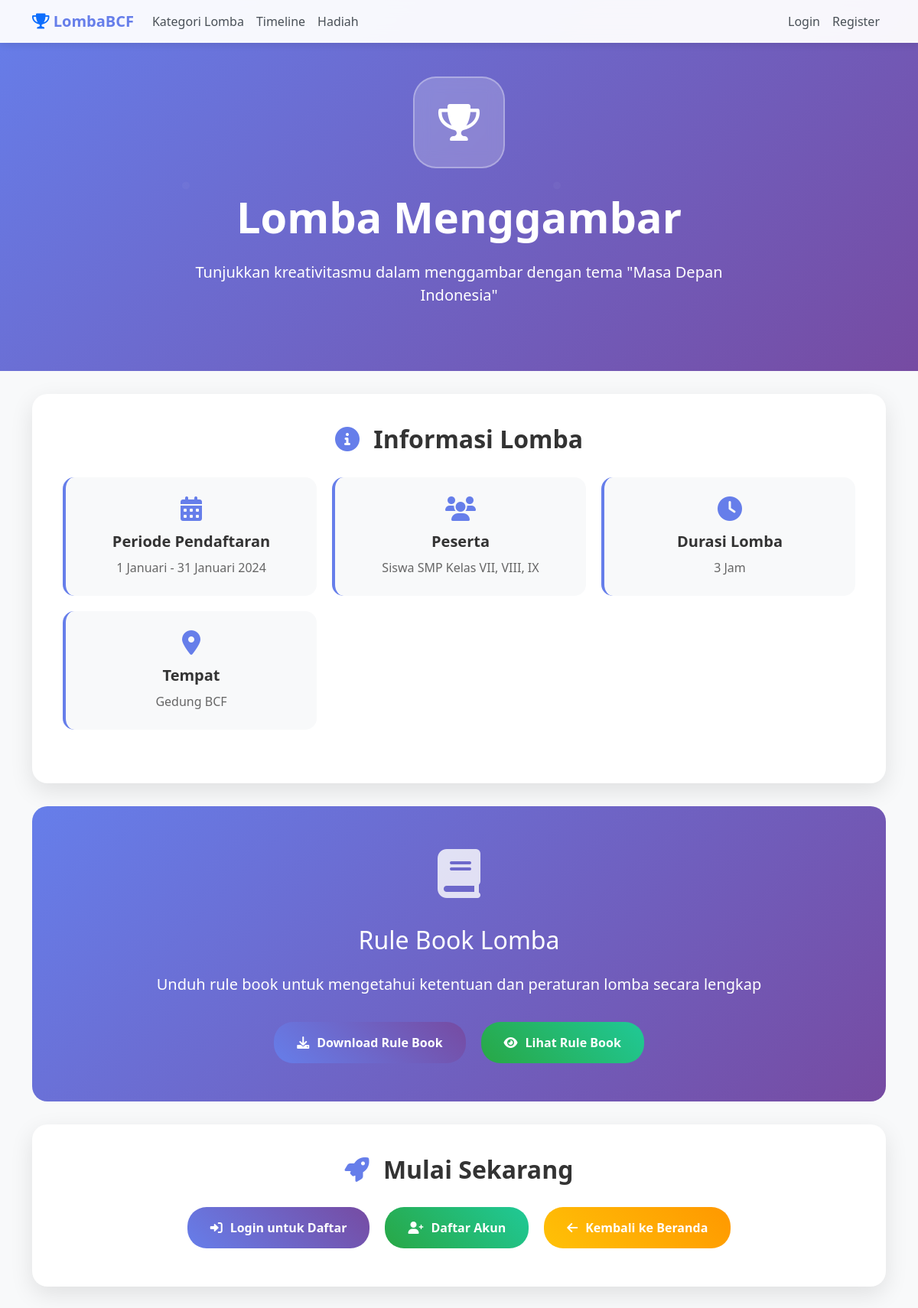
/detail_lomba.php?id=1, run on the app's committed database.
### tables this page shows
CREATE TABLE `kategori_lomba` (
  `id` int NOT NULL,
  `nama` varchar(100) NOT NULL,
  `deskripsi` text,
  `biaya` decimal(10,2) NOT NULL,
  `icon` varchar(50) DEFAULT NULL,
  `jenis_lomba` enum('individu','kelompok') DEFAULT 'individu',
  `max_peserta` int DEFAULT '1',
  `status` enum('aktif','nonaktif') DEFAULT 'aktif',
  `created_at` timestamp NULL DEFAULT CURRENT_TIMESTAMP
);

### config/database.php (called while the page is built, shortened)
<?php
class Database {
    private $host = 'localhost';
    private $username = 'root';
    private $password = '';
    private $database = 'lombabcf';
    private $connection;
    public function __construct() {
        try {
            $this->connection = new PDO(
                "mysql:host={$this->host};dbname={$this->database};charset=utf8",
                $this->username,
                $this->password,
                [
                    PDO::ATTR_ERRMODE => PDO::ERRMODE_EXCEPTION,
                    PDO::ATTR_DEFAULT_FETCH_MODE => PDO::FETCH_ASSOC,
                    PDO::ATTR_EMULATE_PREPARES => false
                ]
            );
        } catch (PDOException $e) {
            die("Koneksi database gagal: " . $e->getMessage());
        }
    }
    public function query($sql, $params = []) {
        try {
            $stmt = $this->connection->prepare($sql);
            $stmt->execute($params);
            return $stmt;
        } catch (PDOException $e) {
            die("Query error: " . $e->getMessage());
        }
    }
    public function fetch($sql, $params = []) {
        return $this->query($sql, $params)->fetch();
    }
}
function getDB() {
    static $db = null;
    if ($db === null) {
        $db = new Database();
    }
    return $db;
}
?>

### auth.php (called while the page is built, shortened)
<?php
require_once 'config/database.php';
class Auth {
    public function isLoggedIn() {
        return isset($_SESSION['is_logged_in']) && $_SESSION['is_logged_in'] === true;
    }
}
?>

### detail_lomba.php (the view, shortened to what this page needs)
<?php
require_once 'config/database.php';
require_once 'auth.php';
$auth = new Auth();
$db = getDB();
$lomba_id = $_GET['id'] ?? null;
$lomba = $db->fetch("SELECT * FROM kategori_lomba WHERE id = ? AND status = 'aktif'", [$lomba_id]);
?>
<!DOCTYPE html>
<html lang="id">
<head>
    <link href="bootstrap-5.0.2-dist/css/bootstrap.min.css" rel="stylesheet">
    <link href="https://cdnjs.cloudflare.com/ajax/libs/font-awesome/6.0.0/css/all.min.css" rel="stylesheet">
    <link href="https://cdnjs.cloudflare.com/ajax/libs/animate.css/4.1.1/animate.min.css" rel="stylesheet">
</head>
<body>
    <nav class="navbar navbar-expand-lg navbar-light fixed-top">
        <div class="container">
            <a class="navbar-brand fw-bold" href="index.php">
                <i class="fas fa-trophy text-primary"></i> LombaBCF
            </a>
            <div class="collapse navbar-collapse" id="navbarNav">
                <ul class="navbar-nav me-auto">
                    <li class="nav-item">
                        <a class="nav-link" href="index.php#kategori">Kategori Lomba</a>
                    </li>
                    <li class="nav-item">
                        <a class="nav-link" href="index.php#timeline">Timeline</a>
                    </li>
                    <li class="nav-item">
                        <a class="nav-link" href="index.php#hadiah">Hadiah</a>
                    </li>
                </ul>
                <ul class="navbar-nav">
                    <?php if ($auth->isLoggedIn()): ?>
                        <li class="nav-item dropdown">
                            <a class="nav-link dropdown-toggle" href="#" id="navbarDropdown" role="button" data-bs-toggle="dropdown">
                                <i class="fas fa-user"></i> <?php echo htmlspecialchars($currentUser['nama_lengkap']); ?>
                            </a>
                            <ul class="dropdown-menu">
                                <li><a class="dropdown-item" href="index.php#lomba-saya">Lomba Saya</a></li>
                                <li><a class="dropdown-item" href="daftar.php">Daftar Lomba</a></li>
                                <li><hr class="dropdown-divider"></li>
                                <li><a class="dropdown-item" href="index.php?logout=1">Logout</a></li>
                            </ul>
                        </li>
                    <?php else: ?>
                        <li class="nav-item">
                            <a class="nav-link" href="login.php">Login</a>
                        </li>
                        <li class="nav-item">
                            <a class="nav-link" href="register.php">Register</a>
                        </li>
                    <?php endif; ?>
                </ul>
            </div>
        </div>
    </nav>
    <section class="hero-section">
        <div class="container">
            <div class="row align-items-center">
                <div class="col-lg-8 mx-auto text-center">
                    <div class="lomba-icon-large">
                        <i class="fas fa-trophy"></i>
                    </div>
                    <h1 class="display-4 fw-bold mb-4 animate__animated animate__fadeInUp">
                        <?php echo htmlspecialchars($lomba['nama']); ?>
                    </h1>
                    <p class="lead mb-4 animate__animated animate__fadeInUp animate__delay-1s">
                        <?php echo htmlspecialchars($lomba['deskripsi']); ?>
                    </p>
                </div>
            </div>
        </div>
    </section>
    <div class="container">
        <div class="content-section">
            <h2 class="section-title">
                <i class="fas fa-info-circle"></i> Informasi Lomba
            </h2>
            <div class="info-grid">
                <div class="info-card">
                    <i class="fas fa-calendar-alt"></i>
                    <h5>Periode Pendaftaran</h5>
                    <p><?php echo htmlspecialchars($lomba['periode_pendaftaran'] ?? '1 Januari - 31 Januari 2024'); ?></p>
                </div>
                <div class="info-card">
                    <i class="fas fa-users"></i>
                    <h5>Peserta</h5>
                    <p><?php echo htmlspecialchars($lomba['peserta'] ?? 'Siswa SMP Kelas VII, VIII, IX'); ?></p>
                </div>
                <div class="info-card">
                    <i class="fas fa-clock"></i>
                    <h5>Durasi Lomba</h5>
                    <p><?php echo htmlspecialchars($lomba['durasi'] ?? '3 Jam'); ?></p>
                </div>
                <div class="info-card">
                    <i class="fas fa-map-marker-alt"></i>
                    <h5>Tempat</h5>
                    <p><?php echo htmlspecialchars($lomba['tempat'] ?? 'Gedung BCF'); ?></p>
                </div>
            </div>
        </div>
        <div class="rule-book-section">
            <div class="rule-book-icon">
                <i class="fas fa-book"></i>
            </div>
            <h2 class="mb-4">Rule Book Lomba</h2>
            <p class="lead mb-4">
                Unduh rule book untuk mengetahui ketentuan dan peraturan lomba secara lengkap
            </p>
            <div class="d-flex justify-content-center flex-wrap">
                <a href="uploads/rulebook/<?php echo $lomba['id']; ?>.pdf" class="btn-primary-custom" target="_blank">
                    <i class="fas fa-download"></i> Download Rule Book
                </a>
                <a href="uploads/rulebook/<?php echo $lomba['id']; ?>.pdf" class="btn-success-custom" target="_blank">
                    <i class="fas fa-eye"></i> Lihat Rule Book
                </a>
            </div>
        </div>
        <div class="content-section text-center">
            <h2 class="section-title">
                <i class="fas fa-rocket"></i> Mulai Sekarang
            </h2>
            <div class="d-flex justify-content-center flex-wrap">
                <?php if ($auth->isLoggedIn()): ?>
                    <?php if (!$sudahDaftar): ?>
                        <a href="daftar.php?kategori=<?php echo $lomba['id']; ?>" class="btn-primary-custom">
                            <i class="fas fa-plus"></i> Daftar Lomba
                        </a>
                    <?php else: ?>
                        <span class="btn-warning-custom">
                            <i class="fas fa-check"></i> Sudah Terdaftar
                        </span>
                    <?php endif; ?>
                <?php else: ?>
                    <a href="login.php" class="btn-primary-custom">
                        <i class="fas fa-sign-in-alt"></i> Login untuk Daftar
                    </a>
                    <a href="register.php" class="btn-success-custom">
                        <i class="fas fa-user-plus"></i> Daftar Akun
                    </a>
                <?php endif; ?>
                <a href="index.php" class="btn-warning-custom">
                    <i class="fas fa-arrow-left"></i> Kembali ke Beranda
                </a>
            </div>
        </div>
    </div>
</body>
</html>

### detail_lomba.php (style rules this page uses)
body { background: #f8f9fa; font-family: 'Segoe UI', Tahoma, Geneva, Verdana, sans-serif; }
.navbar { background: rgba(255, 255, 255, 0.95) !important; backdrop-filter: blur(10px); box-shadow: 0 2px 10px rgba(0,0,0,0.1); }
.navbar-brand { font-weight: bold; color: #667eea !important; }
.nav-link { color: #495057 !important; transition: all 0.3s ease; }
.hero-section { background: linear-gradient(135deg, #667eea 0%, #764ba2 100%); padding: 100px 0 60px; color: white; position: relative; overflow: hidden; }
.hero-section::before { content: ''; position: absolute; top: 0; left: 0; right: 0; bottom: 0; opacity: 0.3; }
.lomba-icon-large { width: 120px; height: 120px; border-radius: 30px; display: flex; align-items: center; justify-content: center; font-size: 48px; color: white; margin: 0 auto 30px; background: rgba(255, 255, 255, 0.2); backdrop-filter: blur(10px); border: 2px solid rgba(255, 255, 255, 0.3); }
.content-section { background: white; border-radius: 20px; padding: 40px; margin: 30px 0; box-shadow: 0 10px 30px rgba(0,0,0,0.1); }
.section-title { color: #333; font-size: 2rem; font-weight: bold; margin-bottom: 20px; text-align: center; }
.section-title i { color: #667eea; margin-right: 10px; }
.info-grid { display: grid; grid-template-columns: repeat(auto-fit, minmax(250px, 1fr)); gap: 20px; margin: 30px 0; }
.info-card { background: #f8f9fa; border-radius: 15px; padding: 25px; text-align: center; border-left: 4px solid #667eea; }
.info-card i { font-size: 2rem; color: #667eea; margin-bottom: 15px; }
.info-card h5 { color: #333; font-weight: bold; margin-bottom: 10px; }
.info-card p { color: #666; margin: 0; }
.rule-book-section { background: linear-gradient(135deg, #667eea 0%, #764ba2 100%); color: white; border-radius: 20px; padding: 40px; margin: 30px 0; text-align: center; }
.rule-book-icon { font-size: 4rem; margin-bottom: 20px; opacity: 0.8; }
.btn-primary-custom { background: linear-gradient(45deg, #667eea, #764ba2); border: none; border-radius: 25px; padding: 15px 30px; color: white; font-weight: bold; transition: all 0.3s ease; text-decoration: none; display: inline-flex; align-items: center; gap: 10px; margin: 10px; }
.btn-success-custom { background: linear-gradient(45deg, #28a745, #20c997); border: none; border-radius: 25px; padding: 15px 30px; color: white; font-weight: bold; transition: all 0.3s ease; text-decoration: none; display: inline-flex; align-items: center; gap: 10px; margin: 10px; }
.btn-warning-custom { background: linear-gradient(45deg, #ffc107, #ff9800); border: none; border-radius: 25px; padding: 15px 30px; color: white; font-weight: bold; transition: all 0.3s ease; text-decoration: none; display: inline-flex; align-items: center; gap: 10px; margin: 10px; }

### data on the page
kategori_lomba: nama "Lomba Menggambar", deskripsi "Tunjukkan kreativitasmu dalam menggambar dengan tema \"Masa Depan Indonesia\""

### other printed values
$lomba['periode_pendaftaran'] "1 Januari - 31 Januari 2024"
$lomba['peserta'] "Siswa SMP Kelas VII, VIII, IX"
$lomba['durasi'] "3 Jam"
$lomba['tempat'] "Gedung BCF"
